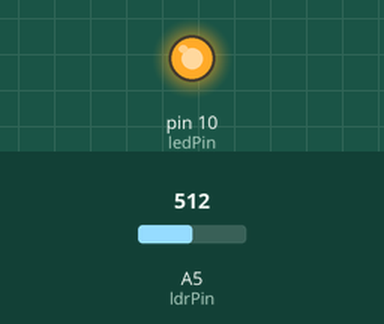
Recording of a sketch running on a simulated Arduino Uno, built with avr-gcc and run on an emulated ATmega328P. Shown: output pins drawn as LEDs (lit = HIGH). Inputs (shaded band) come from the test bench; at power-on: A5 (ldrPin) = 512.

Above: at 1.2 s.
1.3 s: A5 (ldrPin) set to 484
At 2.5 s:
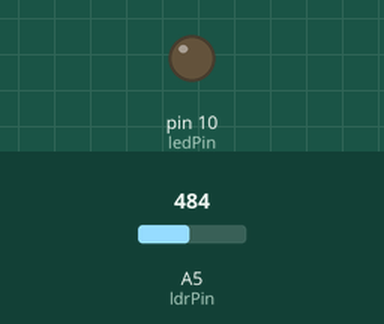
2.8 s: A5 (ldrPin) set to 510
At 3.9 s:
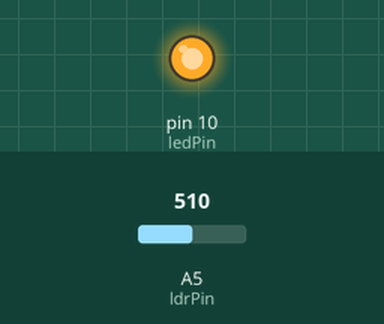
4.3 s: A5 (ldrPin) set to 490
At 5.0 s:
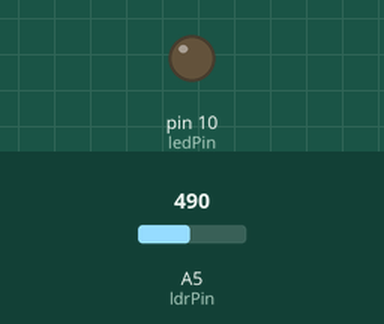
Timing chart, 0 to 7.3 s (numbered marks = the images above; inputs shaded):
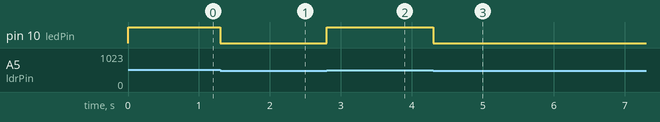

The sketch:

Pratica4.ino
```cpp
const int ledPin = 10;
const int ldrPin = A5;

int valorLDR;

void setup() {
  pinMode(ledPin,OUTPUT);
  Serial.begin(9600);
}

void loop() {
  // put your main code here, to run repeatedly:

  valorLDR = analogRead(ldrPin);

  if(valorLDR > 500){
    digitalWrite(ledPin,HIGH);
  }else{
    digitalWrite(ledPin,LOW);
  }

}
```

Measured:
- the behaviour switches between 501 and 500 on A5 (ldrPin) (found by bisection; images 0 and 1)
- after the input at 1.3 s, pin 10 (ledPin): HIGH → LOW at once
- after the input at 2.8 s, pin 10 (ledPin): LOW → HIGH at once
- after the input at 4.3 s, pin 10 (ledPin): HIGH → LOW at once
